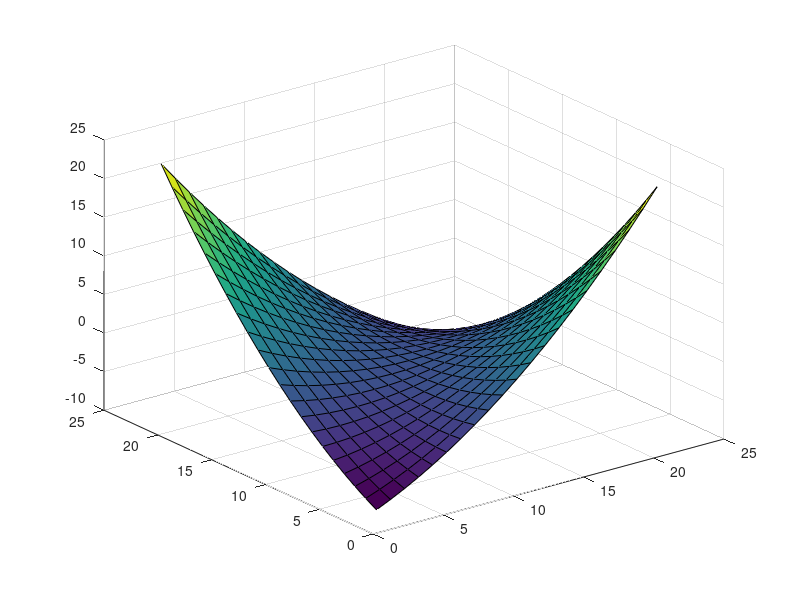
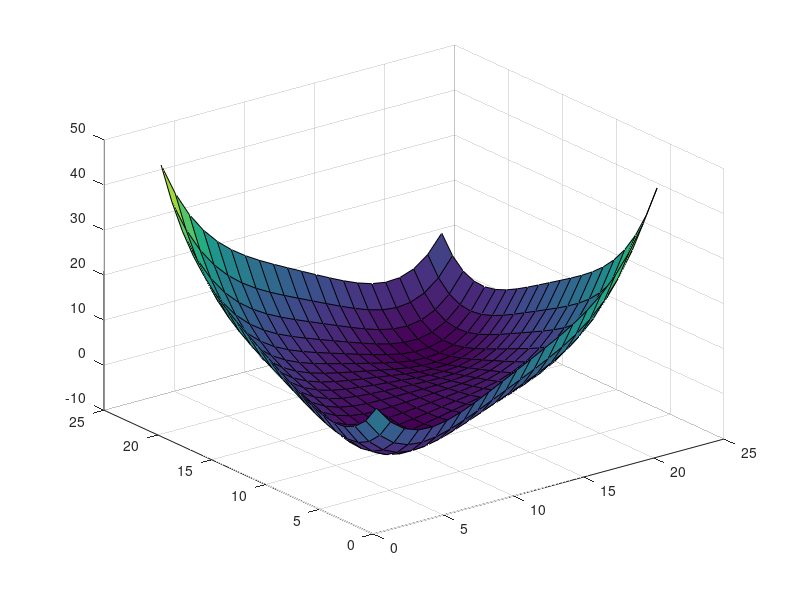
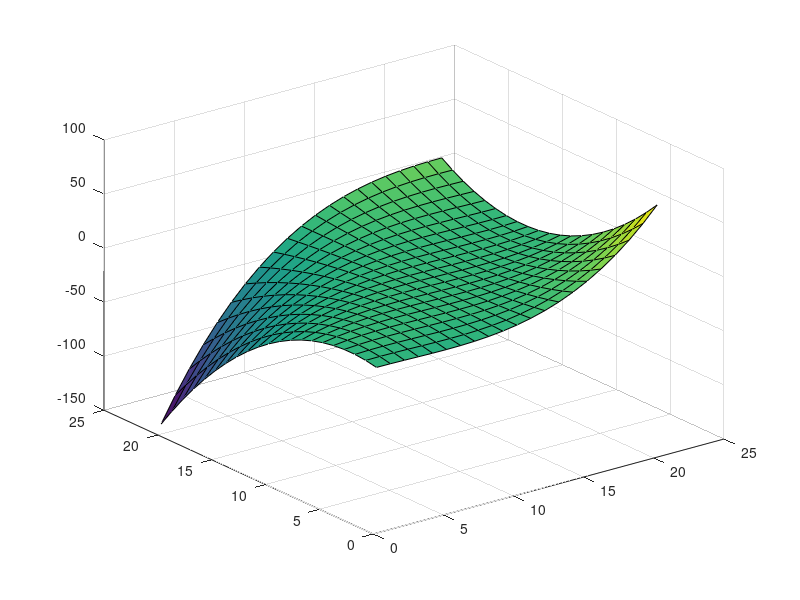
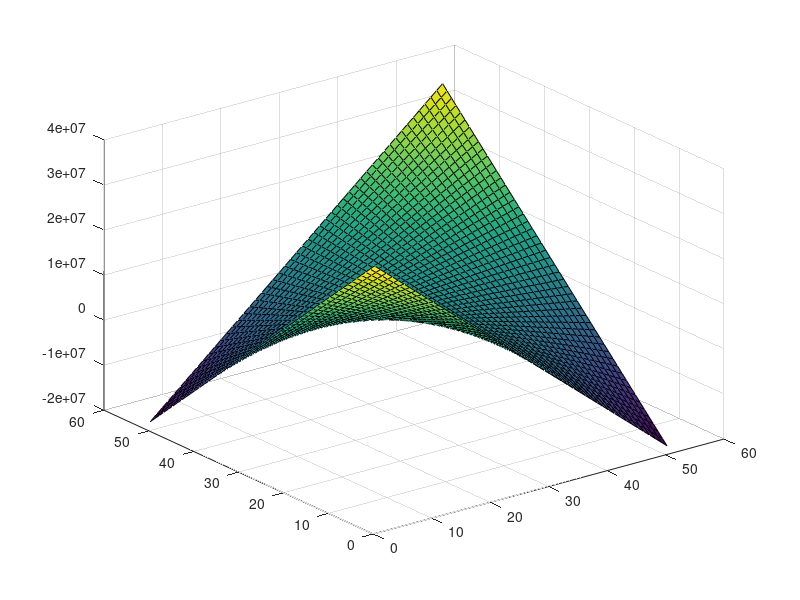

Write the MATLAB code that produced these figures, in order.

%% Part 1
x = [-2:0.2:2];
y = [-2:0.2:2];

X = repmat(x, numel(x), 1);
Y = repmat(y, numel(y), 1)';

Z = X.^2 - 4.*X.*Y + Y.^2;
figure();
surf(Z)

%% Part 2
x = [-2:0.2:2];
y = [-2:0.2:2];

X = repmat(x, numel(x), 1);
Y = repmat(y, numel(y), 1)';

Z = X.^4 - 4.*X.*Y + Y.^4;
figure();
surf(Z)

%% Part 3
x = [-2:0.2:2];
y = [-2:0.2:2];

X = repmat(x, numel(x), 1);
Y = repmat(y, numel(y), 1)';

Z = 2.*X.^3 - 3.*X.^2 - 6.*X.*Y.*(X - Y - 1);
figure();
surf(Z)

%% Part 4
x = [-5:0.2:5];
y = [-5:0.2:5];

X = repmat(x, numel(x), 1);
Y = repmat(y, numel(y), 1)';

Z = (X - Y)^4 + X.^2 - Y.^2 - 2*X + 2*Y + 1;
figure();
surf(Z)